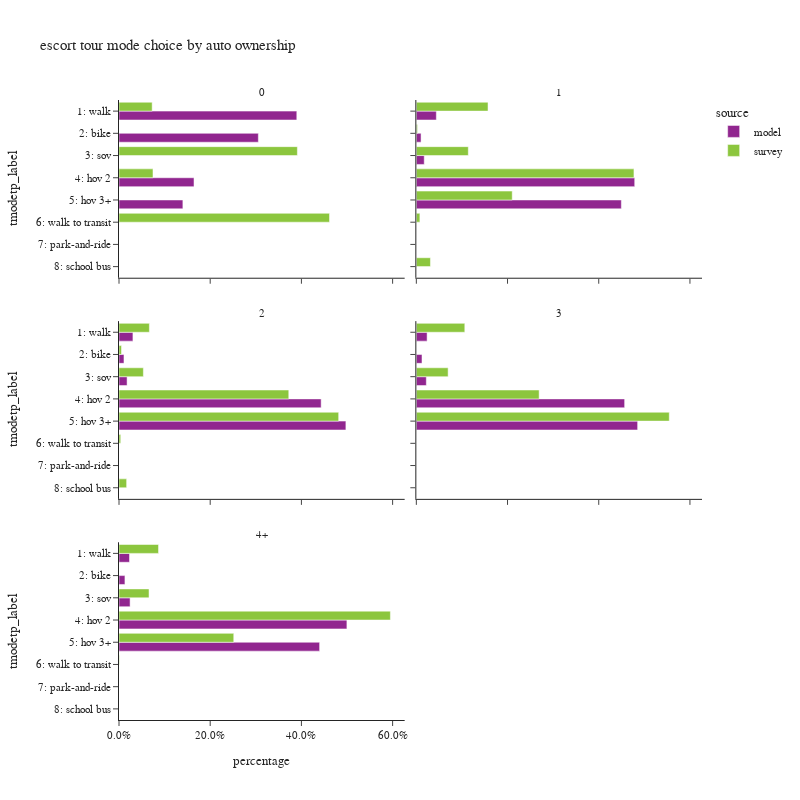

Here is the notebook cell this chart was saved with:
### Code cell
plot_mode_choice(es_tour.loc[es_tour['auto_ownership_4+']!="-1"],
                 "auto_ownership_4+",
                 {"auto_ownership_4+":["0","1","2","3","4+"],
                  "tmodetp_label":["1: walk","2: bike","3: sov","4: hov 2","5: hov 3+","6: walk to transit",
                                   "7: park-and-ride","8: school bus","9: other–survey only"]},
                 "auto ownership",2,800)

### Figure 1 — Plotly figure (JSON) as saved in the notebook; plotly's stock layout.template omitted (floating-point values rounded to 4 significant figures)
{"data": [{"alignmentgroup": "True", "customdata": [[10633], [8333], [4486], [3820]], "hovertemplate": "source=model<br>auto_ownership_4+=0<br>percentage=%{x}<br>tmodetp_label=%{y}<br>sample count=%{customdata[0]}<extra></extra>", "legendgroup": "model", "marker": {"color": "#91268F", "pattern": {"shape": ""}}, "name": "model", "offsetgroup": "model", "orientation": "h", "showlegend": true, "textposition": "auto", "type": "bar", "x": [0.3899, 0.3056, 0.1645, 0.1401], "xaxis": "x5", "y": ["1: walk", "2: bike", "4: hov 2", "5: hov 3+"], "yaxis": "y5"}, {"alignmentgroup": "True", "customdata": [[5504], [1298], [2174], [60074], [56395]], "hovertemplate": "source=model<br>auto_ownership_4+=1<br>percentage=%{x}<br>tmodetp_label=%{y}<br>sample count=%{customdata[0]}<extra></extra>", "legendgroup": "model", "marker": {"color": "#91268F", "pattern": {"shape": ""}}, "name": "model", "offsetgroup": "model", "orientation": "h", "showlegend": false, "textposition": "auto", "type": "bar", "x": [0.04388, 0.01035, 0.01733, 0.4789, 0.4496], "xaxis": "x6", "y": ["1: walk", "2: bike", "3: sov", "4: hov 2", "5: hov 3+"], "yaxis": "y6"}, {"alignmentgroup": "True", "customdata": [[10054], [3586], [5837], [145957], [163816]], "hovertemplate": "source=model<br>auto_ownership_4+=2<br>percentage=%{x}<br>tmodetp_label=%{y}<br>sample count=%{customdata[0]}<extra></extra>", "legendgroup": "model", "marker": {"color": "#91268F", "pattern": {"shape": ""}}, "name": "model", "offsetgroup": "model", "orientation": "h", "showlegend": false, "textposition": "auto", "type": "bar", "x": [0.03054, 0.01089, 0.01773, 0.4433, 0.4975], "xaxis": "x3", "y": ["1: walk", "2: bike", "3: sov", "4: hov 2", "5: hov 3+"], "yaxis": "y3"}, {"alignmentgroup": "True", "customdata": [[4580], [2405], [4248], [88587], [94111]], "hovertemplate": "source=model<br>auto_ownership_4+=3<br>percentage=%{x}<br>tmodetp_label=%{y}<br>sample count=%{customdata[0]}<extra></extra>", "legendgroup": "model", "marker": {"color": "#91268F", "pattern": {"shape": ""}}, "name": "model", "offsetgroup": "model", "orientation": "h", "showlegend": false, "textposition": "auto", "type": "bar", "x": [0.02362, 0.0124, 0.0219, 0.4568, 0.4853], "xaxis": "x4", "y": ["1: walk", "2: bike", "3: sov", "4: hov 2", "5: hov 3+"], "yaxis": "y4"}, {"alignmentgroup": "True", "customdata": [[2351], [1327], [2482], [51023], [44912]], "hovertemplate": "source=model<br>auto_ownership_4+=4+<br>percentage=%{x}<br>tmodetp_label=%{y}<br>sample count=%{customdata[0]}<extra></extra>", "legendgroup": "model", "marker": {"color": "#91268F", "pattern": {"shape": ""}}, "name": "model", "offsetgroup": "model", "orientation": "h", "showlegend": false, "textposition": "auto", "type": "bar", "x": [0.02303, 0.013, 0.02431, 0.4998, 0.4399], "xaxis": "x", "y": ["1: walk", "2: bike", "3: sov", "4: hov 2", "5: hov 3+"], "yaxis": "y"}, {"alignmentgroup": "True", "customdata": [[5], [1], [1], [4]], "hovertemplate": "source=survey<br>auto_ownership_4+=0<br>percentage=%{x}<br>tmodetp_label=%{y}<br>sample count=%{customdata[0]}<extra></extra>", "legendgroup": "survey", "marker": {"color": "#8CC63E", "pattern": {"shape": ""}}, "name": "survey", "offsetgroup": "survey", "orientation": "h", "showlegend": true, "textposition": "auto", "type": "bar", "x": [0.07271, 0.3911, 0.07453, 0.4616], "xaxis": "x5", "y": ["1: walk", "3: sov", "4: hov 2", "6: walk to transit"], "yaxis": "y5"}, {"alignmentgroup": "True", "customdata": [[43], [6], [19], [99], [66], [6], [2]], "hovertemplate": "source=survey<br>auto_ownership_4+=1<br>percentage=%{x}<br>tmodetp_label=%{y}<br>sample count=%{customdata[0]}<extra></extra>", "legendgroup": "survey", "marker": {"color": "#8CC63E", "pattern": {"shape": ""}}, "name": "survey", "offsetgroup": "survey", "orientation": "h", "showlegend": false, "textposition": "auto", "type": "bar", "x": [0.1572, 0.002571, 0.114, 0.4772, 0.2103, 0.007816, 0.03094], "xaxis": "x6", "y": ["1: walk", "2: bike", "3: sov", "4: hov 2", "5: hov 3+", "6: walk to transit", "8: school bus"], "yaxis": "y6"}, {"alignmentgroup": "True", "customdata": [[34], [4], [20], [160], [164], [2], [4]], "hovertemplate": "source=survey<br>auto_ownership_4+=2<br>percentage=%{x}<br>tmodetp_label=%{y}<br>sample count=%{customdata[0]}<extra></extra>", "legendgroup": "survey", "marker": {"color": "#8CC63E", "pattern": {"shape": ""}}, "name": "survey", "offsetgroup": "survey", "orientation": "h", "showlegend": false, "textposition": "auto", "type": "bar", "x": [0.0666, 0.005436, 0.05344, 0.3723, 0.4817, 0.003744, 0.01676], "xaxis": "x3", "y": ["1: walk", "2: bike", "3: sov", "4: hov 2", "5: hov 3+", "6: walk to transit", "8: school bus"], "yaxis": "y3"}, {"alignmentgroup": "True", "customdata": [[4], [8], [33], [28]], "hovertemplate": "source=survey<br>auto_ownership_4+=3<br>percentage=%{x}<br>tmodetp_label=%{y}<br>sample count=%{customdata[0]}<extra></extra>", "legendgroup": "survey", "marker": {"color": "#8CC63E", "pattern": {"shape": ""}}, "name": "survey", "offsetgroup": "survey", "orientation": "h", "showlegend": false, "textposition": "auto", "type": "bar", "x": [0.1063, 0.06972, 0.2693, 0.5547], "xaxis": "x4", "y": ["1: walk", "3: sov", "4: hov 2", "5: hov 3+"], "yaxis": "y4"}, {"alignmentgroup": "True", "customdata": [[2], [2], [17], [8], [1]], "hovertemplate": "source=survey<br>auto_ownership_4+=4+<br>percentage=%{x}<br>tmodetp_label=%{y}<br>sample count=%{customdata[0]}<extra></extra>", "legendgroup": "survey", "marker": {"color": "#8CC63E", "pattern": {"shape": ""}}, "name": "survey", "offsetgroup": "survey", "orientation": "h", "showlegend": false, "textposition": "auto", "type": "bar", "x": [0.08667, 0.06584, 0.5951, 0.2516, 0.0007552], "xaxis": "x", "y": ["1: walk", "3: sov", "4: hov 2", "5: hov 3+", "6: walk to transit"], "yaxis": "y"}], "layout": {"annotations": [{"font": {}, "showarrow": false, "text": "4+", "x": 0.245, "xanchor": "center", "xref": "paper", "y": 0.2867, "yanchor": "bottom", "yref": "paper"}, {"font": {}, "showarrow": false, "text": "2", "x": 0.245, "xanchor": "center", "xref": "paper", "y": 0.6433, "yanchor": "bottom", "yref": "paper"}, {"font": {}, "showarrow": false, "text": "3", "x": 0.755, "xanchor": "center", "xref": "paper", "y": 0.6433, "yanchor": "bottom", "yref": "paper"}, {"font": {}, "showarrow": false, "text": "0", "x": 0.245, "xanchor": "center", "xref": "paper", "y": 1.0, "yanchor": "bottom", "yref": "paper"}, {"font": {}, "showarrow": false, "text": "1", "x": 0.755, "xanchor": "center", "xref": "paper", "y": 1.0, "yanchor": "bottom", "yref": "paper"}], "barmode": "group", "height": 800, "legend": {"title": {"text": "source"}, "tracegroupgap": 0}, "title": {"text": "escort tour mode choice by auto ownership"}, "width": 800, "xaxis": {"anchor": "y", "domain": [0.0, 0.49], "tickformat": ".1%", "title": {"text": "percentage"}}, "xaxis2": {"anchor": "y2", "domain": [0.51, 1.0], "matches": "x", "tickformat": ".1%", "title": {"text": "percentage"}}, "xaxis3": {"anchor": "y3", "domain": [0.0, 0.49], "matches": "x", "showticklabels": false, "tickformat": ".1%"}, "xaxis4": {"anchor": "y4", "domain": [0.51, 1.0], "matches": "x", "showticklabels": false, "tickformat": ".1%"}, "xaxis5": {"anchor": "y5", "domain": [0.0, 0.49], "matches": "x", "showticklabels": false, "tickformat": ".1%"}, "xaxis6": {"anchor": "y6", "domain": [0.51, 1.0], "matches": "x", "showticklabels": false, "tickformat": ".1%"}, "yaxis": {"anchor": "x", "categoryarray": ["9: other–survey only", "8: school bus", "7: park-and-ride", "6: walk to transit", "5: hov 3+", "4: hov 2", "3: sov", "2: bike", "1: walk"], "categoryorder": "array", "domain": [0.0, 0.2867], "title": {"text": "tmodetp_label"}}, "yaxis2": {"anchor": "x2", "domain": [0.0, 0.2867], "matches": "y", "showticklabels": false}, "yaxis3": {"anchor": "x3", "categoryarray": ["9: other–survey only", "8: school bus", "7: park-and-ride", "6: walk to transit", "5: hov 3+", "4: hov 2", "3: sov", "2: bike", "1: walk"], "categoryorder": "array", "domain": [0.3567, 0.6433], "matches": "y", "title": {"text": "tmodetp_label"}}, "yaxis4": {"anchor": "x4", "domain": [0.3567, 0.6433], "matches": "y", "showticklabels": false}, "yaxis5": {"anchor": "x5", "categoryarray": ["9: other–survey only", "8: school bus", "7: park-and-ride", "6: walk to transit", "5: hov 3+", "4: hov 2", "3: sov", "2: bike", "1: walk"], "categoryorder": "array", "domain": [0.7133, 1.0], "matches": "y", "title": {"text": "tmodetp_label"}}, "yaxis6": {"anchor": "x6", "domain": [0.7133, 1.0], "matches": "y", "showticklabels": false}}}
